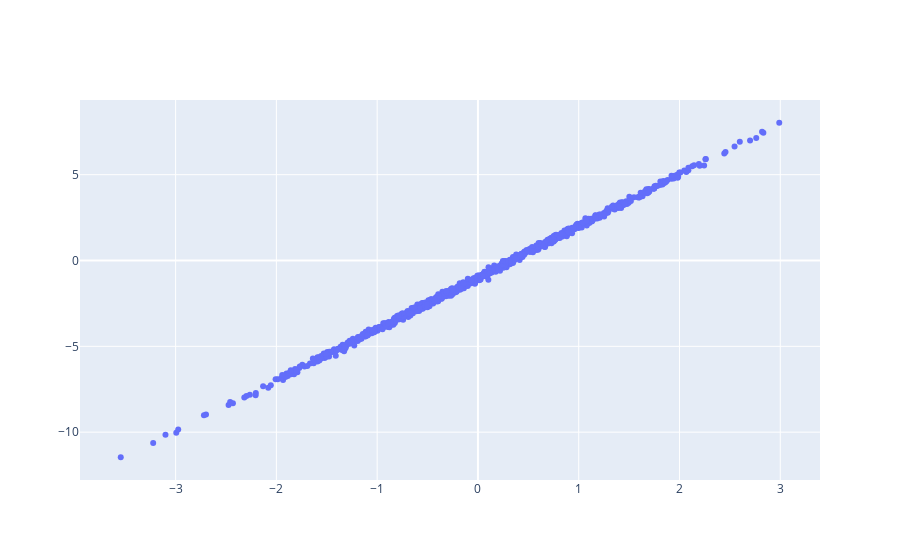

The code cell stored with this chart in its notebook:
### Code cell
import plotly.offline as py
import plotly.graph_objs as go
py.init_notebook_mode(connected=True)

data = [go.Scatter(x=x,y=y,mode = "markers")]
py.iplot(data)

### Figure 1 — Plotly figure (JSON) as saved in the notebook; plotly's stock layout.template omitted (floating-point values rounded to 4 significant figures; data arrays with more than 128 entries replaced by an {"elided": "..."} marker saying what was removed)
{"data": [{"mode": "markers", "type": "scatter", "x": {"elided": "1000 float values"}, "y": {"elided": "1000 float values"}}], "layout": {}}
